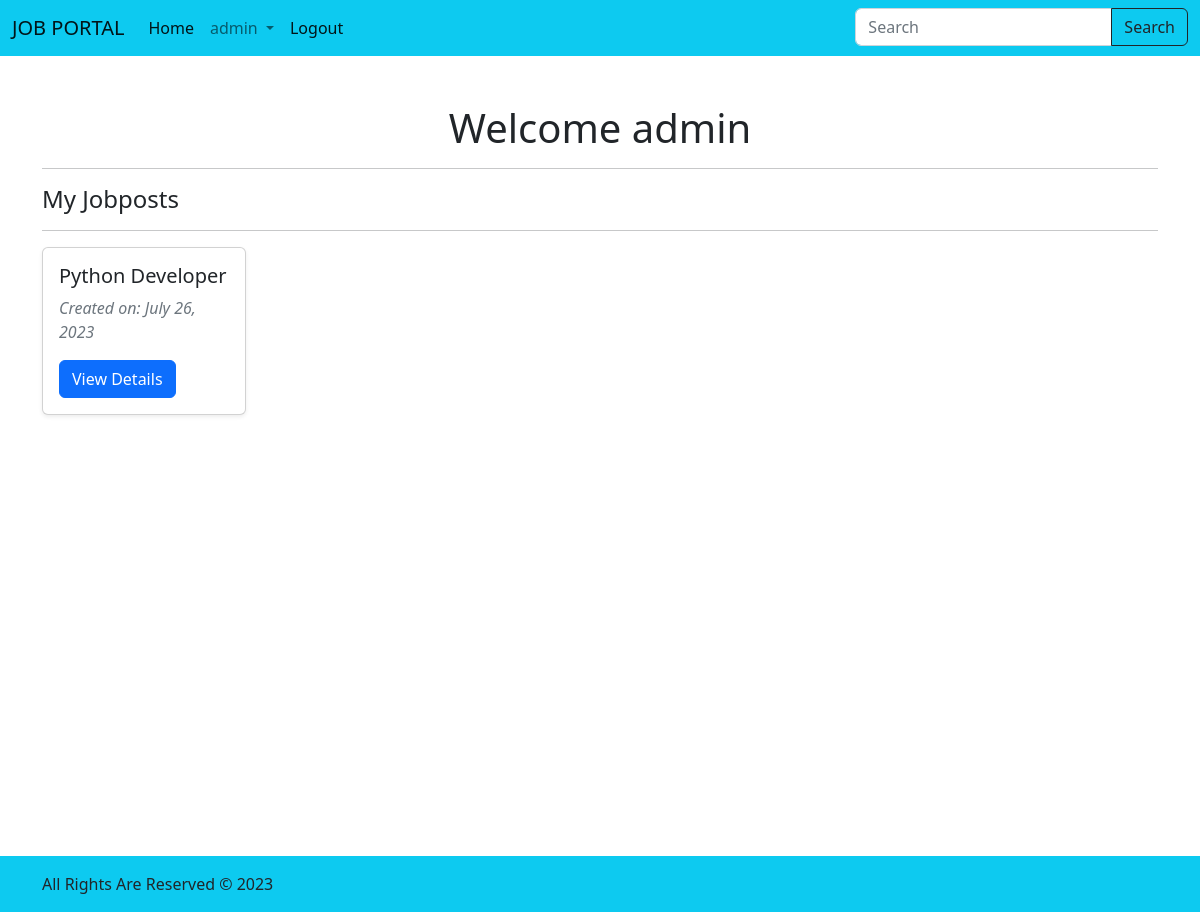
Page /adminhome/ (signed in) on the earlier database version.
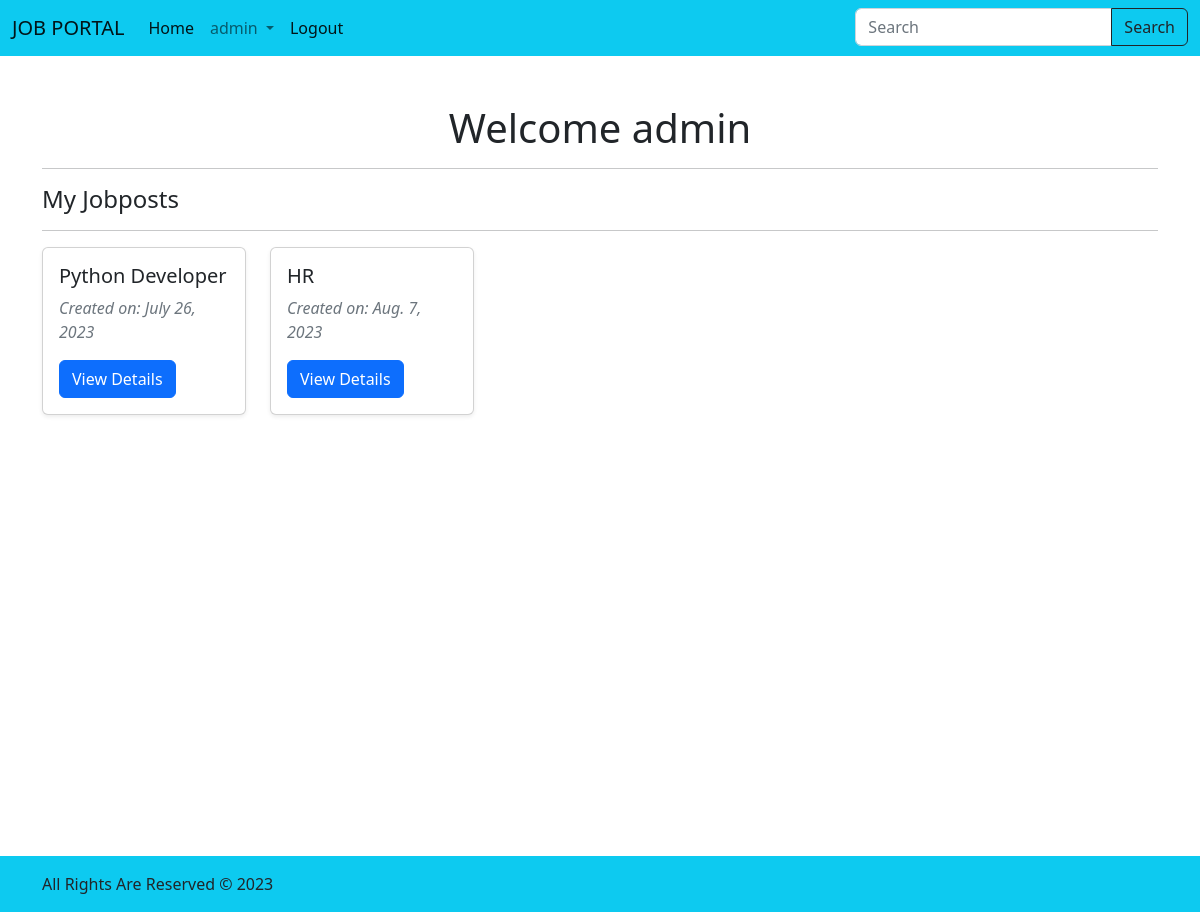
Same page on the later database version.
### core/models.py (models this page shows, shortened)
class JobPostModel(models.Model):
    class CatChoices(models.TextChoices):
        Accounting = "Accounting", "Accounting"
        administrative_assistant = "admini", "Administrative Assistant"
        architect = "architect", "Architect"
        computer_programmer = "cp", "Computer Programmer"
        Construction = "con", "Construction"
        Customer_service = "cs", "Ustomer Service"
        dbadministrator = "dbadmini", "Database Administrator"
        HR = "hr", "Human Resources"
        marketing = "marketing", "Marketing"
        retail = "retail", "Retail"
        sales = "sales", "Sales"
    class QualificationChoices(models.TextChoices):
        Phd = "phd", "PhD"
        PG = "PG", "Post Graduate"
        UG = "UG", "Under Graduate"
        Diploma = "Dip", "Diploma"
        X = "X", "SSLC"
    class EmploymentTypeChoices(models.TextChoices):
        Full_time = "full", "Full Time"
        Part_time = "part", "Part Time"
    category = models.ForeignKey(
        Category, on_delete=models.SET_NULL, blank=True, null=True
    )
    post_name = models.CharField(max_length=64)
    company_name = models.CharField(max_length=64)
    qualification = models.CharField(
        max_length=64, choices=QualificationChoices.choices
    )
    skills = models.TextField(max_length=60)
    experience = models.FloatField()
    no_of_vacancy = models.IntegerField()
    location = models.CharField(max_length=255)
    salary = models.FloatField()
    employment_type = models.CharField(
        max_length=64, choices=EmploymentTypeChoices.choices
    )
    last_date = models.DateField()
    created_on = models.DateTimeField(auto_now_add=True)
    updated_on = models.DateTimeField(auto_now=True)
    posted_by = models.ForeignKey(
        settings.AUTH_USER_MODEL,
        on_delete=models.CASCADE,
        related_name="jobposts",
        blank=True,
    )
    def __str__(self) -> str:
        return self.post_name

### core/views.py (the view)
# urls.py: path("adminhome/", views.AdminHomeView.as_view(),name="ahome"),
class AdminHomeView(LoginRequiredMixin, PermissionRequiredMixin, views.TemplateView):
    template_name = "core/admin_home.html"
    extra_context = {
        "project_name": "Dream_Catcher",
        "page_name": "Admin Home",
    }
    permission_required = []
    permission_denied_message = "You are not allowed to view this page"
    def has_permission(self) -> bool:
        permitted = self.request.user.is_superuser and super().has_permission()
        return permitted

### templates/core/admin_home.html (shortened to what this page needs)
{% extends 'base.html' %} {% load humanize %}
{% block content %}
<div class="container py-lg-5 py-3 min-vh-100">
  <div class="row">
    <div class="col">
      <h1 class="text-center">Welcome {{user}}</h1>
      <hr />
    </div>
  </div>
  <div class="row">
    <div class="col">
      <h4>My Jobposts</h4>
      <hr />
    </div>
  </div>
  <div class="row row-cols-lg-5 row-cols-1">
    {% for jobpost in user.jobposts.all %}
    <div class="col">
      <div class="card shadow-sm">
        <div class="card-body">
          <h5 class="card-title">{{jobpost}}</h5>
          <p class="text-muted text-sm fst-italic">
            Created on: {{jobpost.created_on|naturalday}}
          </p>
          <div>
            <a href="{% url 'core:jobpost_detail' jobpost.id %}" class="btn btn-primary">View Details</a>
          </div>
        </div>
      </div>
    </div>
    {% endfor %}
  </div>
</div>
{% endblock content %}

Differences in the rows shown:
added JobPostModel: post_name "HR", created_on "Aug. 7, 2023"
